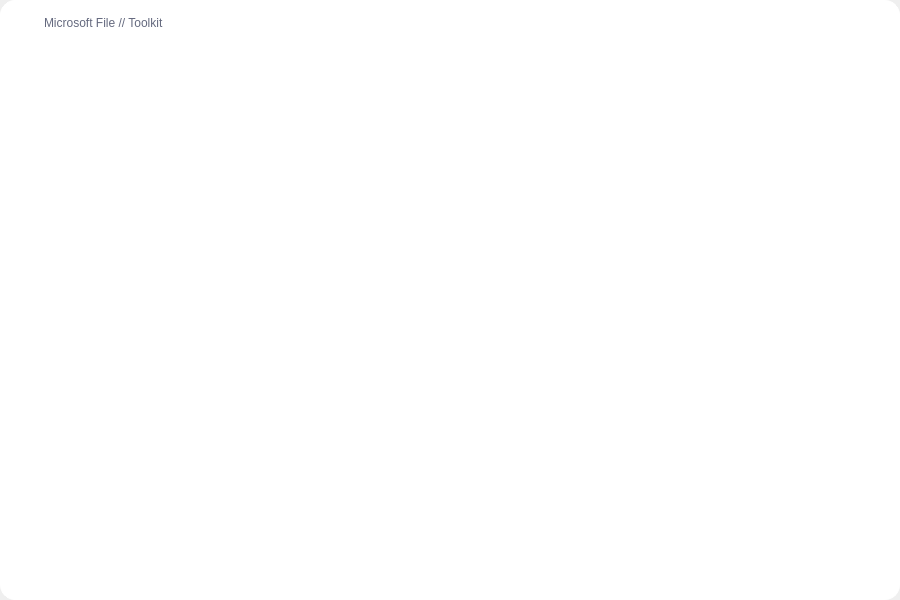
<?xml version="1.0" encoding="UTF-8"?>
<ui version="4.0">
 <class>MainWindow</class>
 <widget class="QMainWindow" name="MainWindow">
  <property name="geometry">
   <rect>
    <x>0</x>
    <y>0</y>
    <width>900</width>
    <height>600</height>
   </rect>
  </property>
  <property name="minimumSize">
   <size>
    <width>900</width>
    <height>600</height>
   </size>
  </property>
  <property name="maximumSize">
   <size>
    <width>900</width>
    <height>600</height>
   </size>
  </property>
  <property name="windowTitle">
   <string>MainWindow</string>
  </property>
  <property name="styleSheet">
   <string notr="true"/>
  </property>
  <widget class="QWidget" name="centralwidget">
   <property name="styleSheet">
    <string notr="true">background-color:white;
border: 1px solid white;
border-radius: 15px;
box-shadow: 10px 10px;
</string>
   </property>
   <widget class="QPushButton" name="pushButton_5">
    <property name="geometry">
     <rect>
      <x>833</x>
      <y>7</y>
      <width>30</width>
      <height>30</height>
     </rect>
    </property>
    <property name="styleSheet">
     <string notr="true">QPushButton {
	border: none;
	background: transparent;
}

QPushButton::hover {
	background-color:rgb(68, 160, 217);
}</string>
    </property>
    <property name="text">
     <string/>
    </property>
    <property name="icon">
     <iconset>
      <normaloff>img/83548.webp</normaloff>img/83548.webp</iconset>
    </property>
   </widget>
   <widget class="QPushButton" name="pushButton_4">
    <property name="geometry">
     <rect>
      <x>803</x>
      <y>7</y>
      <width>30</width>
      <height>30</height>
     </rect>
    </property>
    <property name="styleSheet">
     <string notr="true">QPushButton {
	border: none;
	background: transparent;
}

QPushButton::hover {
	background-color:rgb(68, 160, 217);
}</string>
    </property>
    <property name="text">
     <string/>
    </property>
    <property name="icon">
     <iconset>
      <normaloff>img/83580.webp</normaloff>img/83580.webp</iconset>
    </property>
   </widget>
   <widget class="QPushButton" name="pushButton_3">
    <property name="geometry">
     <rect>
      <x>863</x>
      <y>7</y>
      <width>30</width>
      <height>30</height>
     </rect>
    </property>
    <property name="styleSheet">
     <string notr="true">QPushButton {
	border: none;
	background: transparent;
}

QPushButton::hover {
	background-color:red;
}</string>
    </property>
    <property name="text">
     <string/>
    </property>
    <property name="icon">
     <iconset>
      <normaloff>img/83567.webp</normaloff>img/83567.webp</iconset>
    </property>
   </widget>
   <widget class="QLabel" name="label_6">
    <property name="geometry">
     <rect>
      <x>40</x>
      <y>7</y>
      <width>221</width>
      <height>31</height>
     </rect>
    </property>
    <property name="styleSheet">
     <string notr="true">background-color: none;
font: 87 11pt &quot;Arial Black&quot;;
color:rgb(100, 105, 126);</string>
    </property>
    <property name="text">
     <string>Microsoft File // Toolkit </string>
    </property>
   </widget>
   <widget class="QLabel" name="label_16">
    <property name="geometry">
     <rect>
      <x>7</x>
      <y>7</y>
      <width>31</width>
      <height>31</height>
     </rect>
    </property>
    <property name="text">
     <string/>
    </property>
    <property name="pixmap">
     <pixmap>../../Excel Unlocker Reseased/icon.ico</pixmap>
    </property>
    <property name="scaledContents">
     <bool>true</bool>
    </property>
   </widget>
  </widget>
 </widget>
 <resources/>
 <connections/>
</ui>
